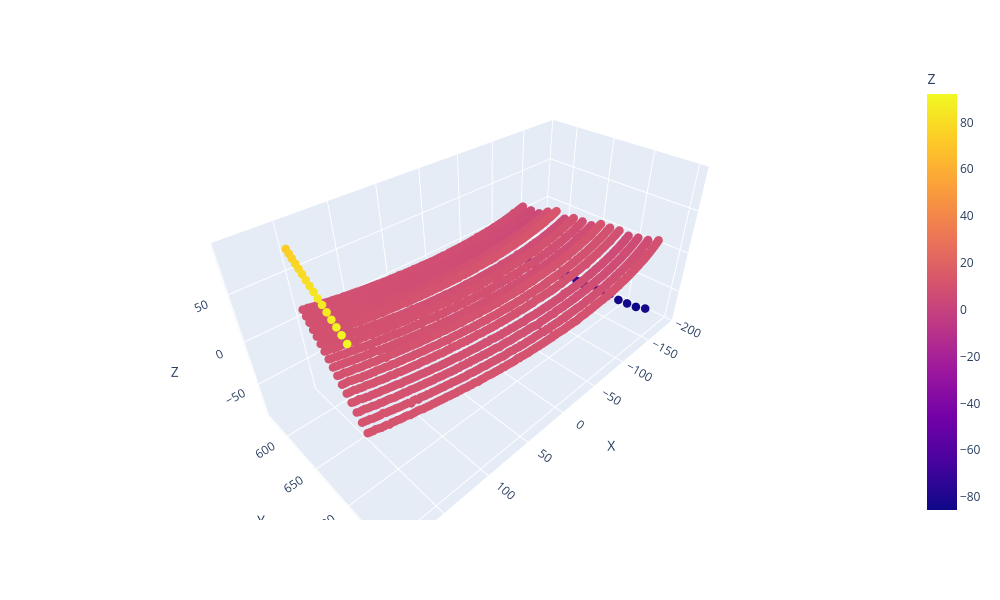

Notebook cell for this chart:
### Code cell
Draw_diff_between_old_and_new_maps_3D(imodule=2)

### Figure 1 — Plotly figure (JSON) as saved in the notebook; plotly's stock layout.template omitted (floating-point values rounded to 4 significant figures; data arrays with more than 128 entries replaced by an {"elided": "..."} marker saying what was removed)
{"data": [{"hovertemplate": "X=%{x}<br>Y=%{y}<br>Z=%{marker.color}<extra></extra>", "legendgroup": "", "marker": {"color": {"elided": "3072 float values"}, "coloraxis": "coloraxis", "size": 5, "symbol": "circle"}, "mode": "markers", "name": "", "scene": "scene", "showlegend": false, "type": "scatter3d", "x": {"elided": "3072 float values"}, "y": {"elided": "3072 float values"}, "z": {"elided": "3072 float values"}}], "layout": {"coloraxis": {"colorbar": {"title": {"text": "Z"}}, "colorscale": [[0, "#0d0887"], [0.1111, "#46039f"], [0.2222, "#7201a8"], [0.3333, "#9c179e"], [0.4444, "#bd3786"], [0.5556, "#d8576b"], [0.6667, "#ed7953"], [0.7778, "#fb9f3a"], [0.8889, "#fdca26"], [1, "#f0f921"]]}, "height": 600, "legend": {"tracegroupgap": 0}, "margin": {"t": 60}, "scene": {"domain": {"x": [0, 1], "y": [0, 1]}, "xaxis": {"title": {"text": "X"}}, "yaxis": {"title": {"text": "Y"}}, "zaxis": {"title": {"text": "Z"}}}, "width": 1000}}
